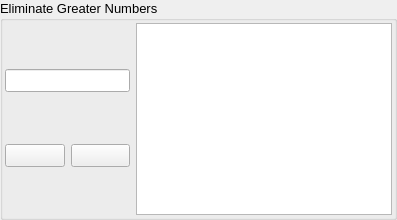
         <widget class="QGroupBox" name="groupBox_6">
          <property name="font">
           <font>
            <pointsize>10</pointsize>
            <kerning>true</kerning>
           </font>
          </property>
          <property name="title">
           <string>Eliminate Greater Numbers</string>
          </property>
          <layout class="QVBoxLayout" name="verticalLayout_12">
           <property name="leftMargin">
            <number>2</number>
           </property>
           <property name="topMargin">
            <number>2</number>
           </property>
           <property name="rightMargin">
            <number>2</number>
           </property>
           <property name="bottomMargin">
            <number>2</number>
           </property>
           <item>
            <layout class="QHBoxLayout" name="horizontalLayout_14" stretch="3,0">
             <item>
              <layout class="QVBoxLayout" name="verticalLayout_13">
               <item>
                <widget class="QLineEdit" name="input15"/>
               </item>
               <item>
                <layout class="QHBoxLayout" name="horizontalLayout_15">
                 <item>
                  <widget class="QPushButton" name="plusBtn15">
                   <property name="sizePolicy">
                    <sizepolicy hsizetype="Minimum" vsizetype="Fixed">
                     <horstretch>0</horstretch>
                     <verstretch>0</verstretch>
                    </sizepolicy>
                   </property>
                   <property name="text">
                    <string/>
                   </property>
                   <property name="icon">
                    <iconset>
                     <normaloff>assets/plus.png</normaloff>assets/plus.png</iconset>
                   </property>
                  </widget>
                 </item>
                 <item>
                  <widget class="QPushButton" name="deleteBtn15">
                   <property name="text">
                    <string/>
                   </property>
                   <property name="icon">
                    <iconset>
                     <normaloff>assets/delete.png</normaloff>assets/delete.png</iconset>
                   </property>
                  </widget>
                 </item>
                </layout>
               </item>
              </layout>
             </item>
             <item>
              <widget class="QListWidget" name="list15"/>
             </item>
            </layout>
           </item>
          </layout>
         </widget>
